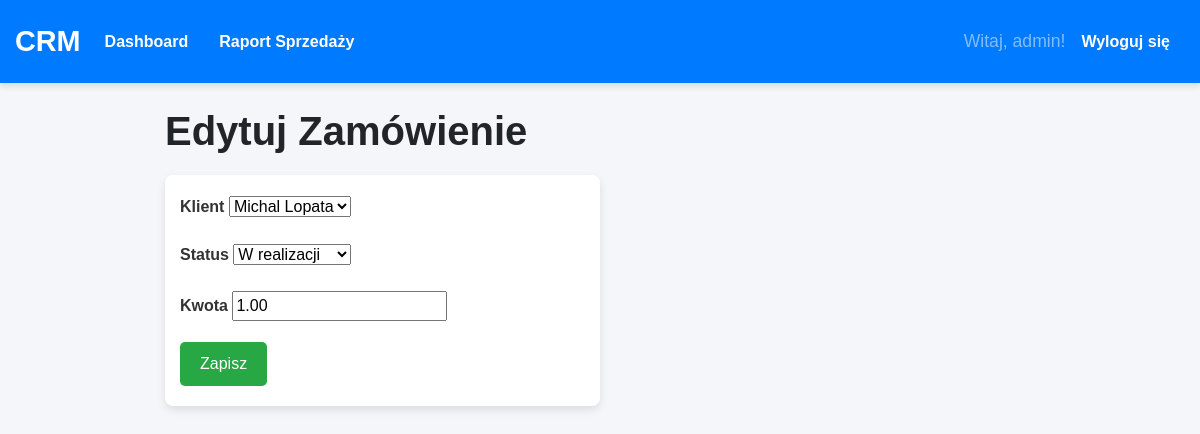
The app's page /edytuj-zamowienie/1/ (signed in) with its own data.
### crm_app/models.py (models this page shows, shortened)
class Zamowienie(models.Model):
    klient = models.ForeignKey(Klient, on_delete=models.CASCADE)
    data_zamowienia = models.DateTimeField(auto_now_add=True)
    status = models.CharField(max_length=15, choices=[
        ('w_realizacji', 'W realizacji'),
        ('zrealizowane', 'Zrealizowane'),
        ('anulowane', 'Anulowane'),
    ])
    kwota = models.DecimalField(max_digits=10, decimal_places=2)

### crm_app/views.py (the view)
# urls.py: path('edytuj-zamowienie/<str:pk>/', views.edytuj_zamowienie, name='edytuj-zamowienie'),
@login_required
@permission_required('crm_app.change_zamowienie', raise_exception=True)
def edytuj_zamowienie(request, pk):
    zamowienie = get_object_or_404(Zamowienie, id=pk)
    form = ZamowienieForm(instance=zamowienie)
    if request.method == 'POST':
        form = ZamowienieForm(request.POST, instance=zamowienie)
        if form.is_valid():
            form.save()
            return redirect('dashboard')
    context = {'form': form, 'title': 'Edytuj Zamówienie'}
    return render(request, 'crm_app/form.html', context)

### crm_app/forms.py
class ZamowienieForm(ModelForm):
    class Meta:
        model = Zamowienie
        fields = '__all__'

### crm_app/models.py (called while the page is built)
    def __str__(self):
        return f"{self.imie} {self.nazwisko}"

### crm_app/templates/crm_app/form.html (shortened to what this page needs)
{% extends 'crm_app/base.html' %}
{% load static %}
{% block content %}
    <h1>{{ title }}</h1>
    <form method="POST" class="col-md-6">
        {% for field in form %}
            <div class="form-group">
                <label for="{{ field.id_for_label }}">{{ field.label }}</label>
                {{ field }}
            </div>
        {% endfor %}
        <button type="submit" class="btn btn-success">Zapisz</button>
    </form>
{% endblock %}

### crm_app/templates/crm_app/base.html (shortened to what this page needs)
{% load static %}
<!DOCTYPE html>
<html lang="pl">
<head>
    <link rel="stylesheet" href="https://stackpath.bootstrapcdn.com/bootstrap/4.5.2/css/bootstrap.min.css">
    <link rel="stylesheet" type="text/css" href="{% static 'crm_app/styles.css' %}">
</head>
<body>
    <nav class="navbar navbar-expand-lg navbar-dark bg-primary">
        <a class="navbar-brand" href="{% url 'dashboard' %}">CRM</a>
        <div class="collapse navbar-collapse" id="navbarNav">
            <ul class="navbar-nav mr-auto">
                {% if user.is_authenticated %}
                    <li class="nav-item">
                        <a class="nav-link" href="{% url 'dashboard' %}">Dashboard</a>
                    </li>
                    <li class="nav-item">
                        <a class="nav-link" href="{% url 'raport-sprzedazy' %}">Raport Sprzedaży</a>
                    </li>
                {% endif %}
            </ul>
            <ul class="navbar-nav ml-auto align-items-center">
                {% if user.is_authenticated %}
                    <li class="nav-item">
                        <span class="navbar-text mr-3">Witaj, {{ user.username }}!</span>
                    </li>
                    <li class="nav-item">
                        <a href="{% url 'logout' %}" class="nav-link text-white" style="padding: 0;">Wyloguj się</a>
                    </li>
                {% endif %}
            </ul>
        </div>
    </nav>
    <div class="container mt-4">
        {% block content %}
        {% endblock %}
    </div>
</body>
</html>

### crm_app/static/crm_app/styles.css (style rules this page uses)
body { background-color: #f4f6f9; font-family: 'Arial', sans-serif; color: #333; }
h1, h2 { color: #212529; margin-bottom: 20px; font-weight: bold; }
h1 { font-size: 2.5rem; }
.navbar { background-color: #007bff; padding: 15px; box-shadow: 0 4px 6px rgba(0, 0, 0, 0.1); }
.navbar-brand { font-size: 1.8rem; font-weight: bold; color: #ffffff !important; }
.navbar-nav .nav-link { color: #ffffff !important; font-weight: 600; margin-right: 15px; }
.navbar-text { font-size: 1.1rem; color: #ffffff; }
form { background-color: #ffffff; padding: 20px; border-radius: 8px; box-shadow: 0 4px 8px rgba(0, 0, 0, 0.1); margin-bottom: 30px; }
.form-group label { font-weight: bold; margin-bottom: 8px; }
.btn { padding: 10px 20px; font-size: 1rem; border-radius: 5px; transition: all 0.3s ease-in-out; }
.btn-success { background-color: #28a745; color: #fff; border: none; }
.mt-4 { margin-top: 1.5rem !important; }
.container { margin-top: 50px; max-width: 900px; }
.mr-3 { margin-right: 1rem !important; }

### records on screen
Zamowienie: form "Michal Lopata" "W realizacji" "1.00"

### other values on screen
{{ user.username }} "admin"
{{ title }} "Edytuj Zamówienie"
{{ field.label }} "Klient" "Status" "Kwota"
